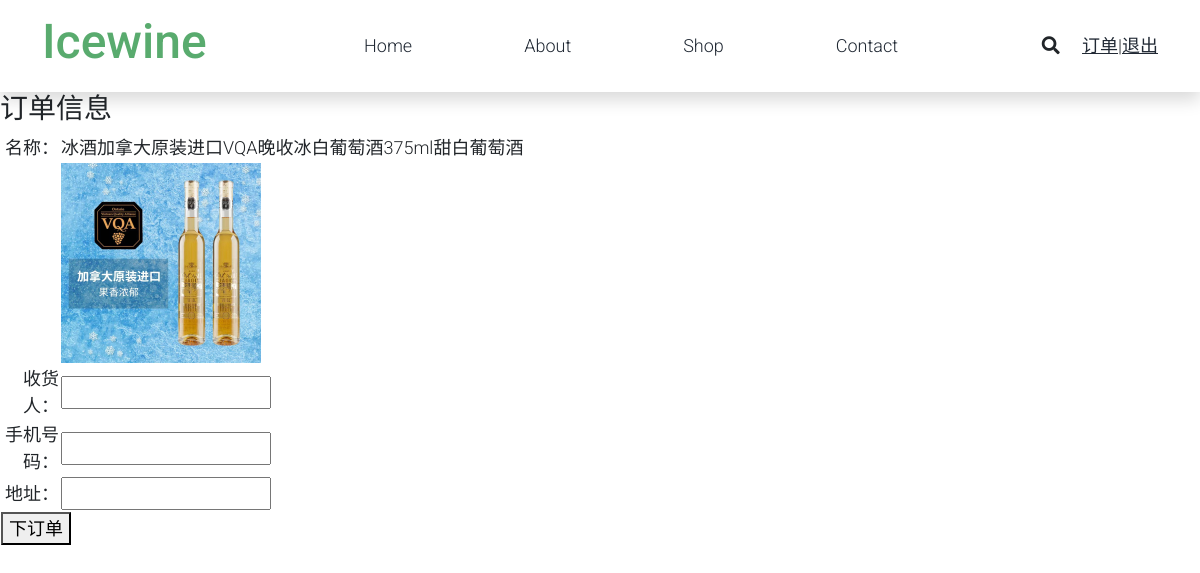
The app's page /addOrder.php?id=24 (signed in) with its own data.
### tables this page shows
CREATE TABLE IF NOT EXISTS `goods` (
  `id` int UNSIGNED NOT NULL AUTO_INCREMENT,
  `name` varchar(500) NOT NULL,
  `typeid` int UNSIGNED NOT NULL,
  `price` double(6,2) UNSIGNED NOT NULL,
  `total` int UNSIGNED NOT NULL,
  `pic` varchar(32) NOT NULL,
  `note` text,
  `addtime` int UNSIGNED NOT NULL,
  `updatetime` datetime DEFAULT NULL,
  PRIMARY KEY (`id`)
);

### addOrder.php (the view, shortened to what this page needs)
<!DOCTYPE html>
<html lang="zh-CN">
<head>
    <link rel="stylesheet" href="assets/css/bootstrap.min.css">
    <link rel="stylesheet" href="assets/css/templatemo.css">
    <link rel="stylesheet" href="assets/css/custom.css">
    <link rel="stylesheet" href="assets/css/fontawesome.min.css">
</head>
<body>
    <?php
		include 'front-top.php';
	?>
    <div class="goods_detail_contain">
    	<?php
					$sql = "select * from goods where id={$_GET['id']}";
					$result = mysql_query($sql);
					if($result && mysql_num_rows($result)>0){
						$shop = mysql_fetch_assoc($result);
					}else{
						alertMes('The product does not exist', 'shop.php');
					}
			?>
			<h3>订单信息</h3>
			<form  enctype="multipart/form-data" method="post" action="myOrderAction.php?action=add" onsubmit="return validate_form(this)">
				<table border="0" style="width:100%;" class="frm_table">
					<tr>
						<td align="right" width="60">名称：</td>
						<td><span  class="frm_txt"><?php echo $shop['name'];?></span></td>
					</tr>
					<tr>
						<td align="right" valign="top">&nbsp;</td>
						<td><img src="./uploads/<?php echo $shop['pic']; ?>" style="max-width: 200px;"/></td>
					</tr>
					<tr>
						<td align="right">收货人：</td>
						<td><input type="text" name="consignee" autocomplete="off"  value="" class="frm_txt"/></td>
					</tr>
					<tr>
						<td align="right">手机号码：</td>
						<td><input type="text" name="phone" autocomplete="off"  value="" class="frm_txt"/></td>
					</tr>
					<tr>
						<td align="right">地址：</td>
						<td><input type="text" name="address" autocomplete="off"  value="" class="frm_txt"/></td>
					</tr>
					<tr>
						<td colspan="2" class="txt_center"><button class="submit_order_btn">下订单</button></td>
					</tr>
				</table>
			</form>
    </div>
</body>
</html>

### assets/css/templatemo.css (style rules this page uses)
body, ul, li, p, a, label, input, div { font-family: 'Roboto', sans-serif; font-size: 18px !important; font-weight: 300 !important; }

### records on screen
goods: name "冰酒加拿大原装进口VQA晚收冰白葡萄酒375ml甜白葡萄酒", pic (picture)
